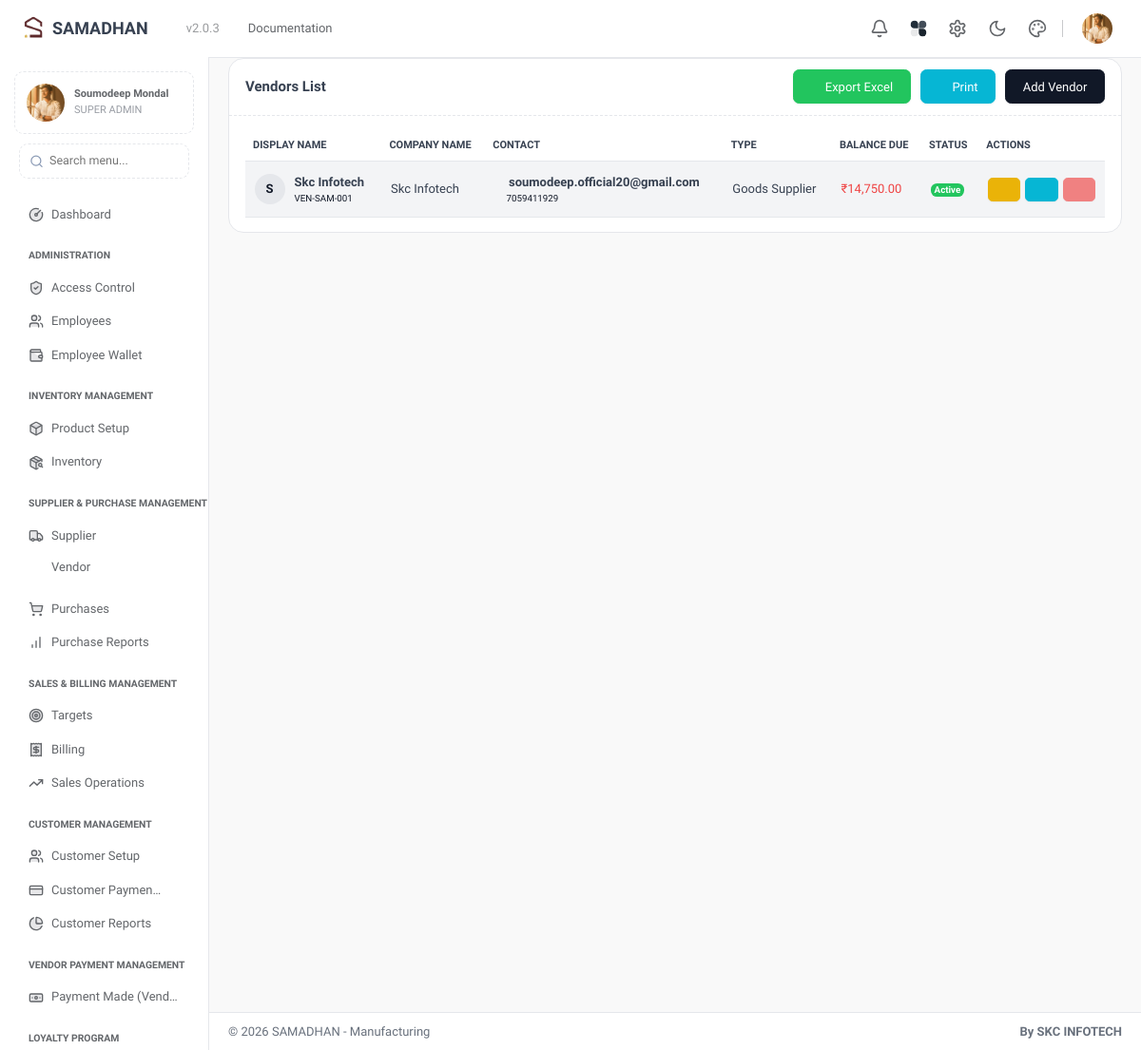
Before: /vendors (signed in) with the older database file.
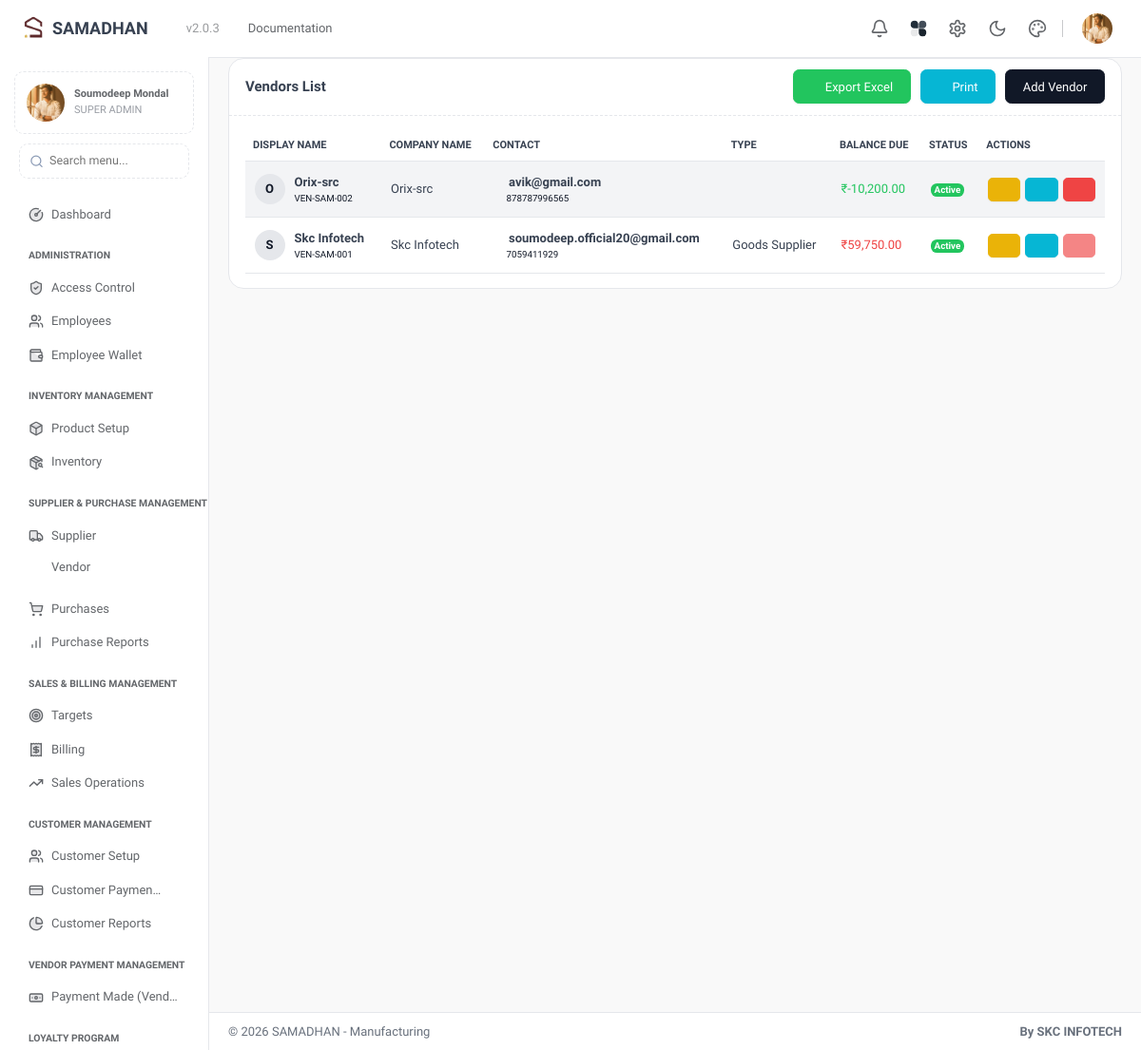
After: the same page with the newer database file.
### tables this page shows
CREATE TABLE `vendors_listing` (
  `vendor_id` bigint(20) NOT NULL,
  `organization_id` int(11) NOT NULL,
  `vendor_code` varchar(100) NOT NULL,
  `salutation` varchar(10) DEFAULT NULL,
  `first_name` varchar(100) DEFAULT NULL,
  `last_name` varchar(100) DEFAULT NULL,
  `company_name` varchar(255) DEFAULT NULL,
  `display_name` varchar(255) NOT NULL,
  `vendor_type` varchar(100) NOT NULL,
  `vendor_account_type` varchar(50) NOT NULL,
  `email` varchar(255) DEFAULT NULL,
  `work_phone` varchar(20) DEFAULT NULL,
  `mobile` varchar(20) DEFAULT NULL,
  `vendor_language` varchar(50) DEFAULT 'English',
  `pan` varchar(20) DEFAULT NULL,
  `gst_no` varchar(50) NOT NULL,
  `currency` varchar(10) DEFAULT 'INR',
  `opening_balance` decimal(15,2) DEFAULT 0.00,
  `opening_balance_type` enum('DR','CR') DEFAULT NULL,
  `current_balance_due` decimal(15,2) NOT NULL,
  `payment_terms` varchar(100) DEFAULT NULL,
  `status` enum('active','inactive') DEFAULT 'active',
  `avatar` varchar(255) DEFAULT NULL,
  `created_at` timestamp NOT NULL DEFAULT current_timestamp(),
  `updated_at` timestamp NOT NULL DEFAULT current_timestamp() ON UPDATE current_timestamp()
);

### config/auth_guard.php (called while the page is built, shortened)
<?php
include __DIR__ . '/conn.php';
$currentUser = null;
if (isset($_SESSION['user_id'])) {
    $currentUserId = $_SESSION['user_id'];
    $stmt = $conn->prepare("SELECT u.*, u.employee_id as user_id, r.role_name FROM employees u LEFT JOIN roles_listing r ON u.role_id = r.role_id WHERE u.employee_id = ?");
    $stmt->bind_param("i", $currentUserId);
    $stmt->execute();
    $result = $stmt->get_result();
    if ($result->num_rows > 0) {
        $currentUser = $result->fetch_assoc();
    } else {
        session_destroy();
        $redirect = (isset($basePath) ? $basePath : '') . '/';
        exit();
    }
}
if (!function_exists('can_access')) {
    function can_access($module, $action = 'view') {
        global $currentUser;
        if (isset($currentUser['role_name']) && strcasecmp($currentUser['role_name'], 'SUPER ADMIN') === 0) return true;
        return $_SESSION['permissions'][$module][$action] == 1;
    }
}
?>

### views/masters/vendors_listing.php (the view, shortened to what the changed rows need)
<div class="container-fluid">
    <div class="row">
        <div class="col-xl-12">
            <div class="card" id="vendors_list_card">
                <div class="card-body">
                    <table data-tables="basic" class="table table-striped dt-responsive align-middle mb-0" id="vendors_table" style="width: 100%;">
                        <thead class="thead-sm text-uppercase fs-xxs">
                            <tr>
                                <th>Display Name</th>
                                <th>Company Name</th>
                                <th>Contact</th>
                                <th>Type</th>
                                <th>Balance Due</th>
                                <th>Status</th>
                                <th style="width: 100px;">Actions</th>
                            </tr>
                        </thead>
                        <tbody>
                            <?php
                            $sql = "SELECT v.*, (SELECT COUNT(po.purchase_orders_id) FROM purchase_orders po WHERE po.vendor_id = v.vendor_id) as po_count
                                    FROM vendors_listing v
                                    WHERE v.organization_id = " . $_SESSION['organization_id'] . "
                                    ORDER BY v.display_name ASC";
                            $result = $conn->query($sql);
                            if ($result && $result->num_rows > 0) {
                                while ($row = $result->fetch_assoc()) {
                                    ?>
                                    <tr>
                                        <td>
                                            <div class="d-flex align-items-center">
                                                <?php if(!empty($row['avatar'])): ?>
                                                    <img src="<?= $basePath ?>/<?= $row['avatar'] ?>" class="rounded-circle me-2" width="32" height="32" style="object-fit:cover;">
                                                <?php else: ?>
                                                    <div class="rounded-circle bg-light text-primary d-flex align-items-center justify-content-center me-2 fw-bold" style="width:32px; height:32px;">
                                                        <?= strtoupper(substr($row['display_name'], 0, 1)) ?>
                                                    </div>
                                                <?php endif; ?>
                                                <div class="d-flex flex-column">
                                                    <span class="fw-bold"> <?= htmlspecialchars(ucwords(strtolower($row['display_name']))) ?></span>
                                                    <small class="text-dark"><?= htmlspecialchars(strtoupper($row['vendor_code'] ?? '-')) ?></small>
                                                </div>
                                            </div>
                                        </td>
                                        <td><?= htmlspecialchars(ucwords(strtolower($row['company_name']))) ?></td>
                                        <td>
                                            <div class="d-flex flex-column">
                                                <span class="fw-bold"><i class="ti ti-mail me-1"></i><?= htmlspecialchars(strtolower($row['email'])) ?></span>
                                                <small class="text-dark"><i class="ti ti-phone me-1"></i><?= htmlspecialchars($row['mobile']) ?></small>
                                            </div>
                                        </td>
                                        <td><?= htmlspecialchars(ucwords(strtolower($row['vendor_type']))) ?></td>
                                        <td class="<?= $row['current_balance_due'] > 0 ? 'text-danger' : 'text-success' ?>">
                                            ₹<?= number_format($row['current_balance_due'], 2) ?>
                                        </td>
                                        <td>
                                            <span class="badge bg-<?= $row['status'] == 'active' ? 'success' : 'danger' ?>">
                                                <?= ucfirst(strtolower(htmlspecialchars($row['status']))) ?>
                                            </span>
                                        </td>
                                        <td>
                                            <div class="d-flex gap-1">
                                                <button class="btn btn-sm btn-warning"
                                                        data-id="<?= $row['vendor_id'] ?>"
                                                        onclick="viewVendor(this)">
                                                    <i class="ti ti-eye"></i>
                                                </button>
                                                <button class="btn btn-sm btn-info"
                                                        data-id="<?= $row['vendor_id'] ?>"
                                                        data-json='<?= htmlspecialchars(json_encode($row), ENT_QUOTES, 'UTF-8') ?>'
                                                        <?= can_access('vendors', 'edit') ? 'onclick="editVendor(this)"' : 'disabled title="Access Denied"' ?>>
                                                    <i class="ti ti-edit"></i>
                                                </button>
                                                <?php
                                                $hasDependencies = ($row['po_count'] > 0);
                                                $canDelete = can_access('vendors', 'delete');
                                                if ($hasDependencies) {
                                                    $delLink = 'javascript:void(0);';
                                                    $delClass = 'disabled';
                                                    $delAttr = 'title="Cannot delete: Vendor has associated Purchase Orders"';
                                                } elseif (!$canDelete) {
                                                    $delLink = 'javascript:void(0);';
                                                    $delClass = 'disabled';
                                                    $delAttr = 'title="Access Denied"';
                                                } else {
                                                    $delLink = $basePath . '/controller/masters/vendors/delete_vendor.php?id=' . $row['vendor_id'];
                                                    $delClass = '';
                                                    $delAttr = 'onclick="return confirm(\'Are you sure you want to delete this vendor?\');" title="Delete Vendor"';
                                                }
                                                ?>
                                                <a href="<?= $delLink ?>" class="btn btn-sm btn-danger <?= $delClass ?>" <?= $delAttr ?>>
                                                    <i class="ti ti-trash"></i>
                                                </a>
                                            </div>
                                        </td>
                                    </tr>
                                    <?php
                                }
                            }
                            ?>
                        </tbody>
                    </table>
                </div>
            </div>
        </div>
    </div>
</div>

Changed rows visible on the page:
added vendors_listing: display_name "O", display_name "Orix-src", vendor_code "VEN-SAM-002", company_name "Orix-src", email "avik@gmail.com", mobile "878787996565", current_balance_due "-10,200.00", status "Active"
changed vendors_listing "Skc Infotech": current_balance_due "14,750.00" → "59,750.00"
